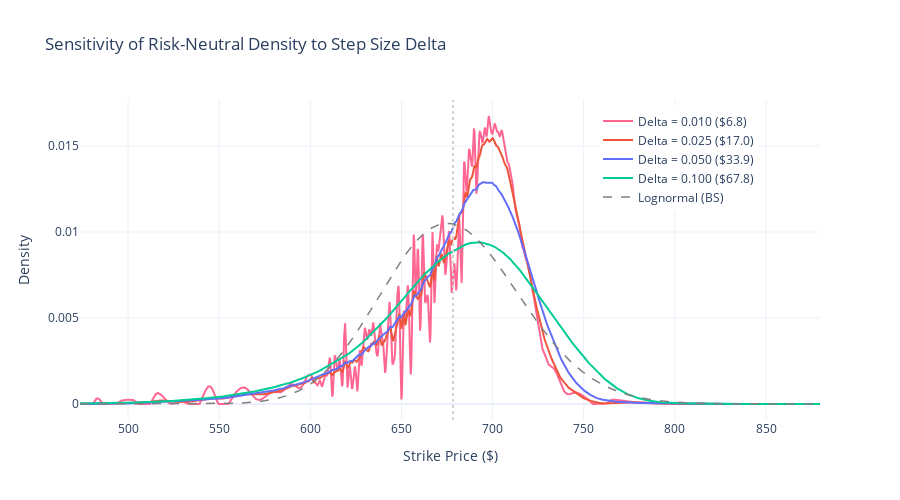

The notebook cell this image was saved under:
### Markdown cell above
## Step 8: Sensitivity to the Smoothing Parameter $\Delta$

The finite difference step size $\Delta$ trades off resolution vs smoothness (Malz 2014, Sec. 2.4). 
Malz recommends $\Delta = \alpha \cdot F$ with $\alpha \approx 0.025$ as a baseline. 
We show how the extracted density changes for different values of $\alpha \in \{0.01, 0.025, 0.05, 0.10\}$.

### Code cell
# --- Sensitivity to Delta ---
fig = go.Figure()

delta_fracs = [0.010, 0.025, 0.050, 0.100]
colors = ['#FF6692', '#EF553B', '#636EFA', '#00CC96']

for delta_frac, color in zip(delta_fracs, colors):
    _, _, pdf_test = breeden_litzenberger(K_rnd, delta_frac=delta_frac)
    pdf_test = np.maximum(pdf_test, 0)
    pdf_test = pdf_test / trapz(pdf_test, K_rnd)
    
    fig.add_trace(go.Scatter(
        x=K_rnd, y=pdf_test,
        mode='lines',
        name=f'Delta = {delta_frac:.3f} (${delta_frac * F:.1f})',
        line=dict(color=color, width=2)
    ))

fig.add_trace(go.Scatter(
    x=K_rnd, y=lognorm_pdf,
    mode='lines', name='Lognormal (BS)',
    line=dict(color='gray', width=1.5, dash='dash')
))

fig.add_vline(x=F, line_dash="dot", line_color="lightgray")
fig.update_layout(
    title=f"Sensitivity of Risk-Neutral Density to Step Size Delta",
    xaxis_title="Strike Price ($)",
    yaxis_title="Density",
    template="plotly_white",
    width=900, height=500,
    legend=dict(x=0.70, y=0.98)
)
fig.show()

### Figure 1 — Plotly figure (JSON) as saved in the notebook; plotly's stock layout.template omitted (floating-point values rounded to 4 significant figures; data arrays with more than 128 entries replaced by an {"elided": "..."} marker saying what was removed)
{"data": [{"line": {"color": "#FF6692", "width": 2}, "mode": "lines", "name": "Delta = 0.010 ($6.8)", "type": "scatter", "x": {"elided": "1500 float values"}, "y": {"elided": "1500 float values"}}, {"line": {"color": "#EF553B", "width": 2}, "mode": "lines", "name": "Delta = 0.025 ($17.0)", "type": "scatter", "x": {"elided": "1500 float values"}, "y": {"elided": "1500 float values"}}, {"line": {"color": "#636EFA", "width": 2}, "mode": "lines", "name": "Delta = 0.050 ($33.9)", "type": "scatter", "x": {"elided": "1500 float values"}, "y": {"elided": "1500 float values"}}, {"line": {"color": "#00CC96", "width": 2}, "mode": "lines", "name": "Delta = 0.100 ($67.8)", "type": "scatter", "x": {"elided": "1500 float values"}, "y": {"elided": "1500 float values"}}, {"line": {"color": "gray", "dash": "dash", "width": 1.5}, "mode": "lines", "name": "Lognormal (BS)", "type": "scatter", "x": {"elided": "1500 float values"}, "y": {"elided": "1500 float values"}}], "layout": {"height": 500, "legend": {"x": 0.7, "y": 0.98}, "shapes": [{"line": {"color": "lightgray", "dash": "dot"}, "type": "line", "x0": 678.3, "x1": 678.3, "xref": "x", "y0": 0, "y1": 1, "yref": "y domain"}], "title": {"text": "Sensitivity of Risk-Neutral Density to Step Size Delta"}, "width": 900, "xaxis": {"title": {"text": "Strike Price ($)"}}, "yaxis": {"title": {"text": "Density"}}}}
